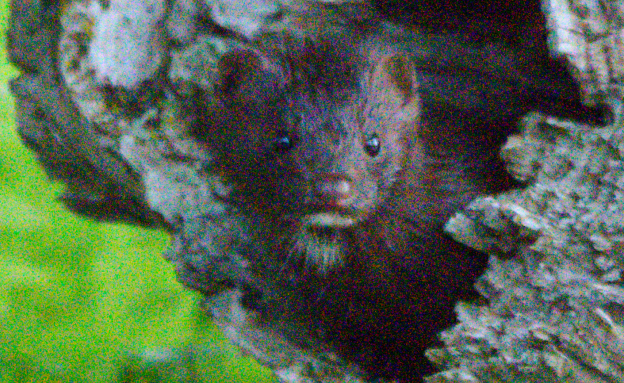
#> input picture Computer Vision Lab/Images/MouseNoise.jpg, 624 x 383 px, found by its file name
$ python Lab4_1.py   (older library calls are emulated)
#> lines starting #> are read from the running program, lines starting #| are printed output that depends on the picture; after the words box and inside, x2 and y2 are one past the last pixel; in counts of white or black regions, pixels touching at a corner belong together
import cv2
import numpy as np

img = cv2.imread("C:\\Users\Student\Desktop\Aakarsh CV\MouseNoise.jpg", cv2.IMREAD_GRAYSCALE)
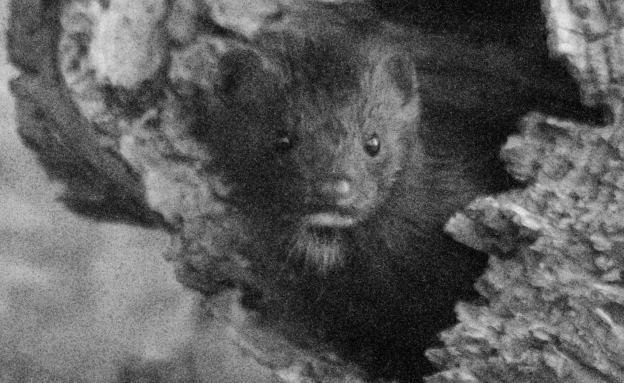
#> img: shape (383, 624); min 1, max 234, mean 91.7
scale_percent = 150
width = int(img.shape[1] * scale_percent / 100)
#> width = 936
height = int(img.shape[0] * scale_percent / 100)
#> height = 574
dim = (width, height)
#> dim = (936, 574)
img = cv2.resize(img, dim, interpolation=cv2.INTER_AREA)
#> img: shape (574, 936)

kernel = np.ones((5, 5), np.float32) / 25

mean_filtered = cv2.filter2D(img, -1, kernel)
laplacian_sharpened = cv2.Laplacian(mean_filtered, cv2.CV_64F)
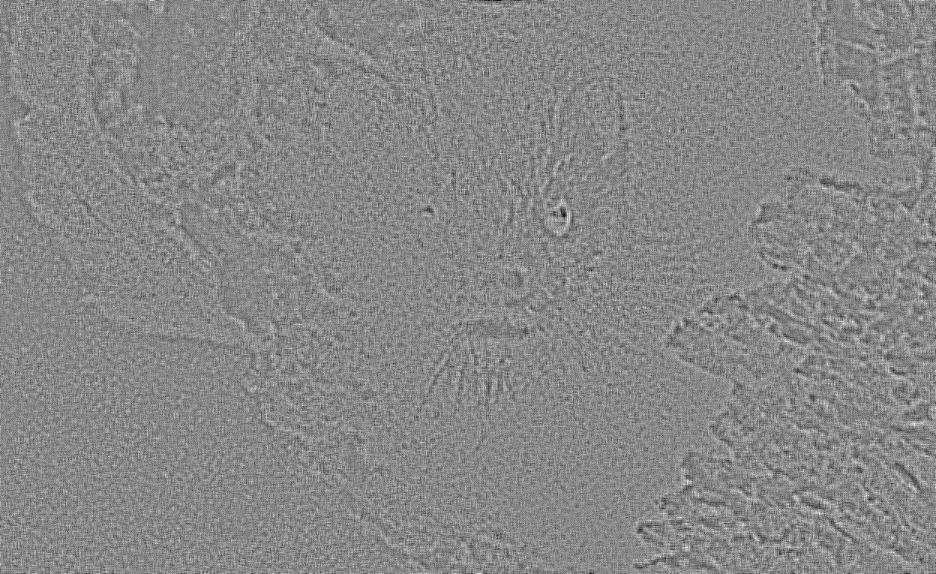
#> laplacian_sharpened: shape (574, 936) float64; min -24, max 21, mean 0; drawn with min black and max white

cv2.imshow('Sharpened', laplacian_sharpened)
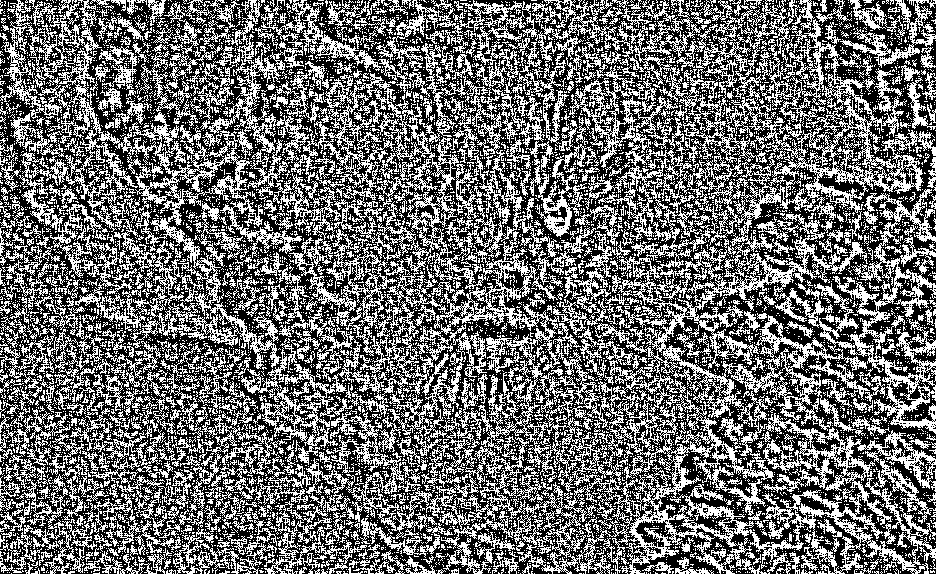
#> window 'Sharpened': shape (574, 936); 42.9% white in thin lines or dots
cv2.imshow('Denoised', mean_filtered)
cv2.imshow('Noisy', img)
if cv2.waitKey(0) == ord('s'):
#> (key Esc is pressed here)
    cv2.imwrite("C:\\Users\Student\Desktop\Aakarsh CV\MouseDenoised.jpg", mean_filtered)
cv2.destroyAllWindows()

$ run again, with Computer Vision Lab/Images/Blueberries.jpg copied over Computer Vision Lab/Images/MouseNoise.jpg
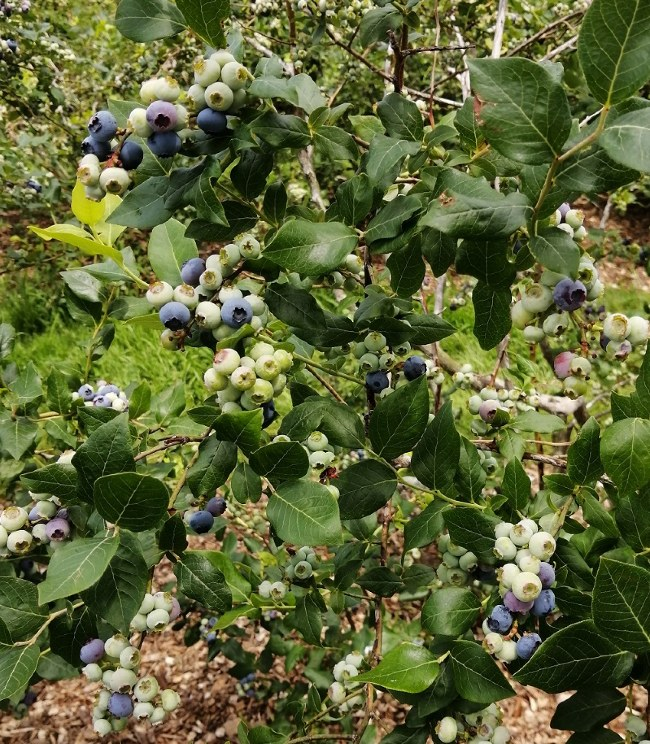
#> input picture Computer Vision Lab/Images/Blueberries.jpg, 650 x 744 px, found by its file name
#> `laplacian_sharpened = cv2.Laplacian(mean_filtered, cv2.CV_64F)`:
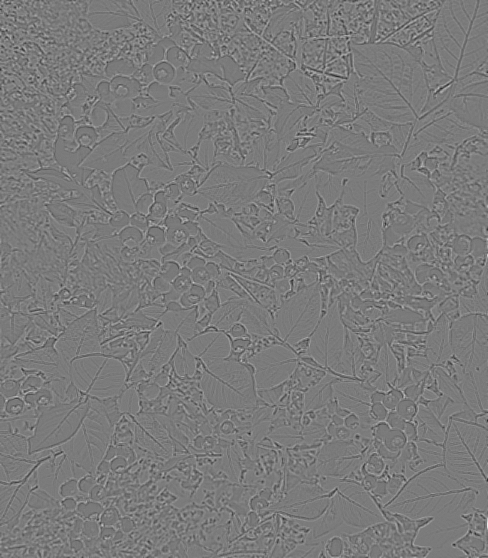
#> laplacian_sharpened: shape (1116, 975) float64 (shown at 1/2 size); min -56, max 60, mean 0; drawn with min black and max white
#> `cv2.imshow('Sharpened', laplacian_sharpened)`:
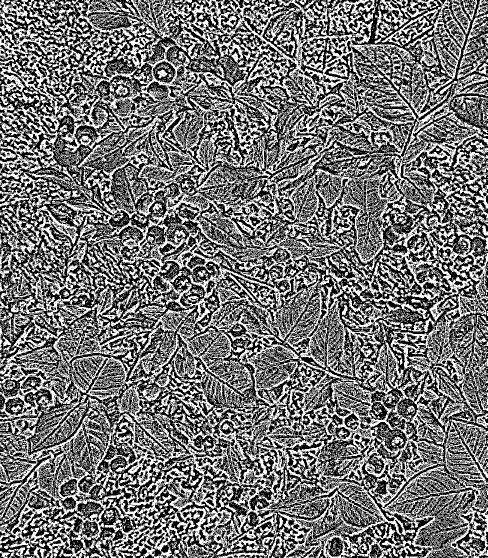
#> window 'Sharpened': shape (1116, 975) (shown at 1/2 size); 45.2% white; 11173 white regions (10423 under 20 px), largest, box (x1, y1, x2, y2) and area: (0, 0, 975, 1116) 301824, (780, 628, 975, 890) 11488, (765, 403, 975, 643) 11111

$ run again, with Computer Vision Lab/Images/Eagle.jpg copied over Computer Vision Lab/Images/MouseNoise.jpg
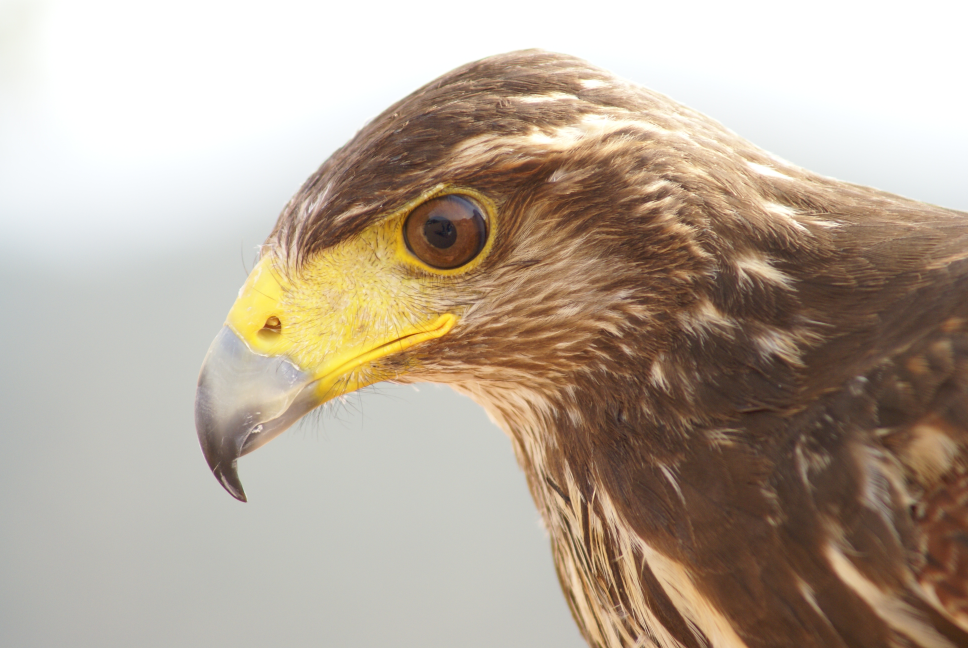
#> input picture Computer Vision Lab/Images/Eagle.jpg, 3872 x 2592 px, found by its file name (shown at 1/4 size)
#> `laplacian_sharpened = cv2.Laplacian(mean_filtered, cv2.CV_64F)`:
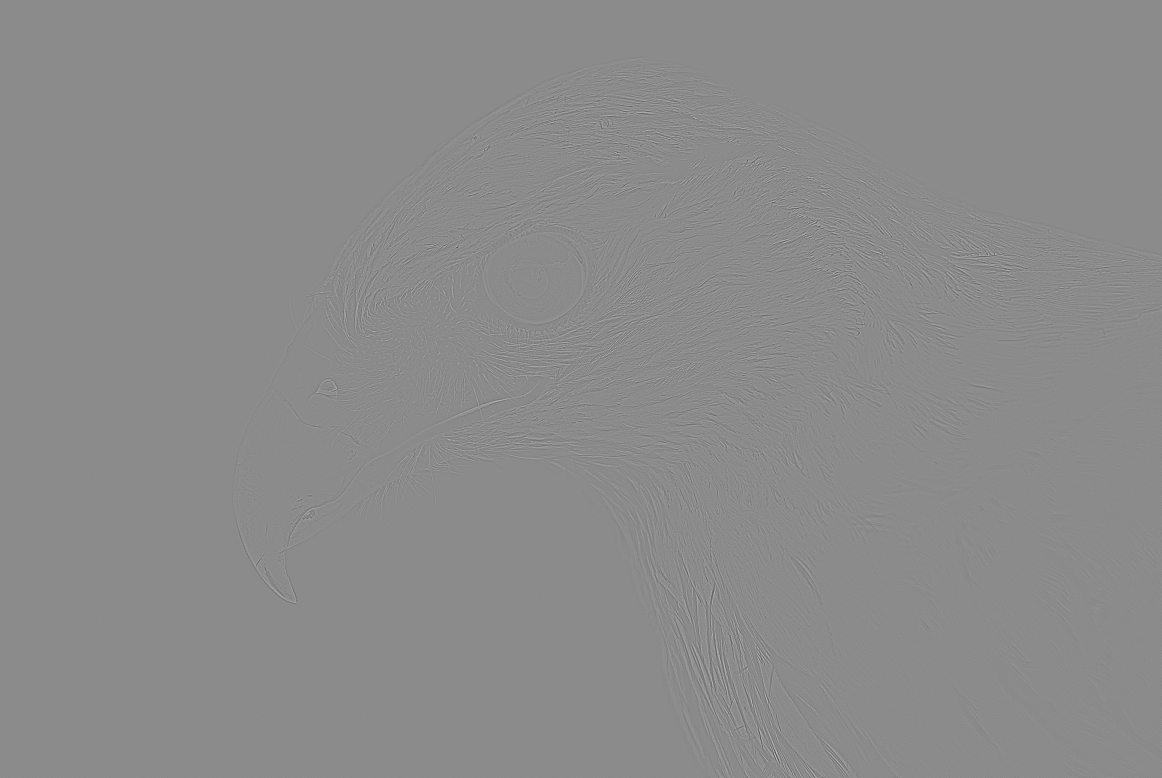
#> laplacian_sharpened: shape (3888, 5808) float64 (shown at 1/5 size); min -24, max 20, mean 3.06e-06; drawn with min black and max white
#> `cv2.imshow('Sharpened', laplacian_sharpened)`:
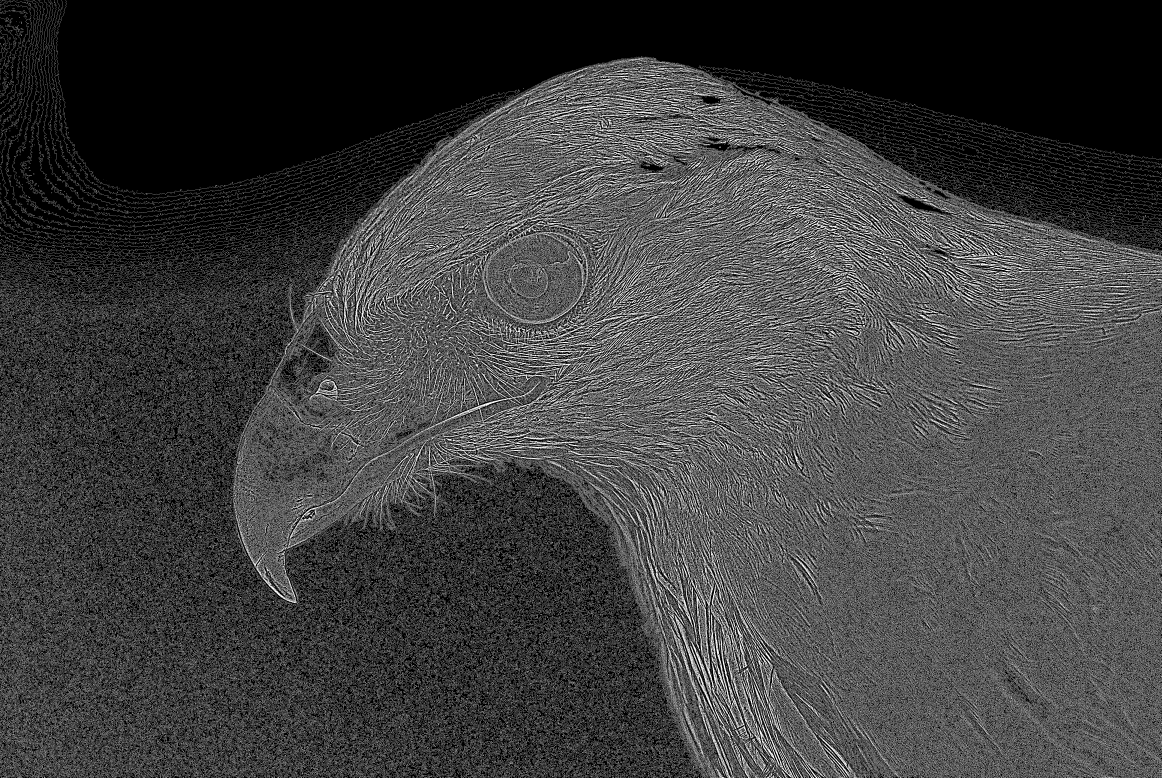
#> window 'Sharpened': shape (3888, 5808) (shown at 1/5 size); 24.9% white in thin lines or dots
